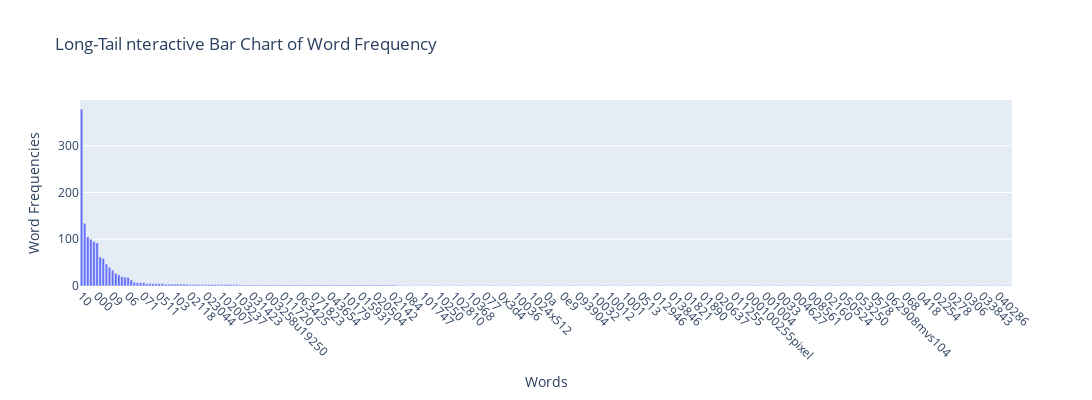

The notebook cell this image was saved under:
### Code cell
fig = px.bar(
    df, x='Words', y='Word Frequencies',
    title="Long-Tail nteractive Bar Chart of Word Frequency"
)

fig.update_xaxes(tickangle=45)  
fig.update_layout(
    width=3000, 
    height=400   
)

fig.show()

### Figure 1 — Plotly figure (JSON) as saved in the notebook; plotly's stock layout.template omitted (floating-point values rounded to 4 significant figures; data arrays with more than 128 entries replaced by an {"elided": "..."} marker saying what was removed)
{"data": [{"alignmentgroup": "True", "hovertemplate": "Words=%{x}<br>Word Frequencies=%{y}<extra></extra>", "legendgroup": "", "marker": {"color": "#636efa", "pattern": {"shape": ""}}, "name": "", "offsetgroup": "", "orientation": "v", "showlegend": false, "textposition": "auto", "type": "bar", "x": {"elided": "300 str values"}, "xaxis": "x", "y": {"elided": "300 int values"}, "yaxis": "y"}], "layout": {"barmode": "relative", "height": 400, "legend": {"tracegroupgap": 0}, "title": {"text": "Long-Tail nteractive Bar Chart of Word Frequency"}, "width": 3000, "xaxis": {"anchor": "y", "domain": [0, 1], "tickangle": 45, "title": {"text": "Words"}}, "yaxis": {"anchor": "x", "domain": [0, 1], "title": {"text": "Word Frequencies"}}}}
